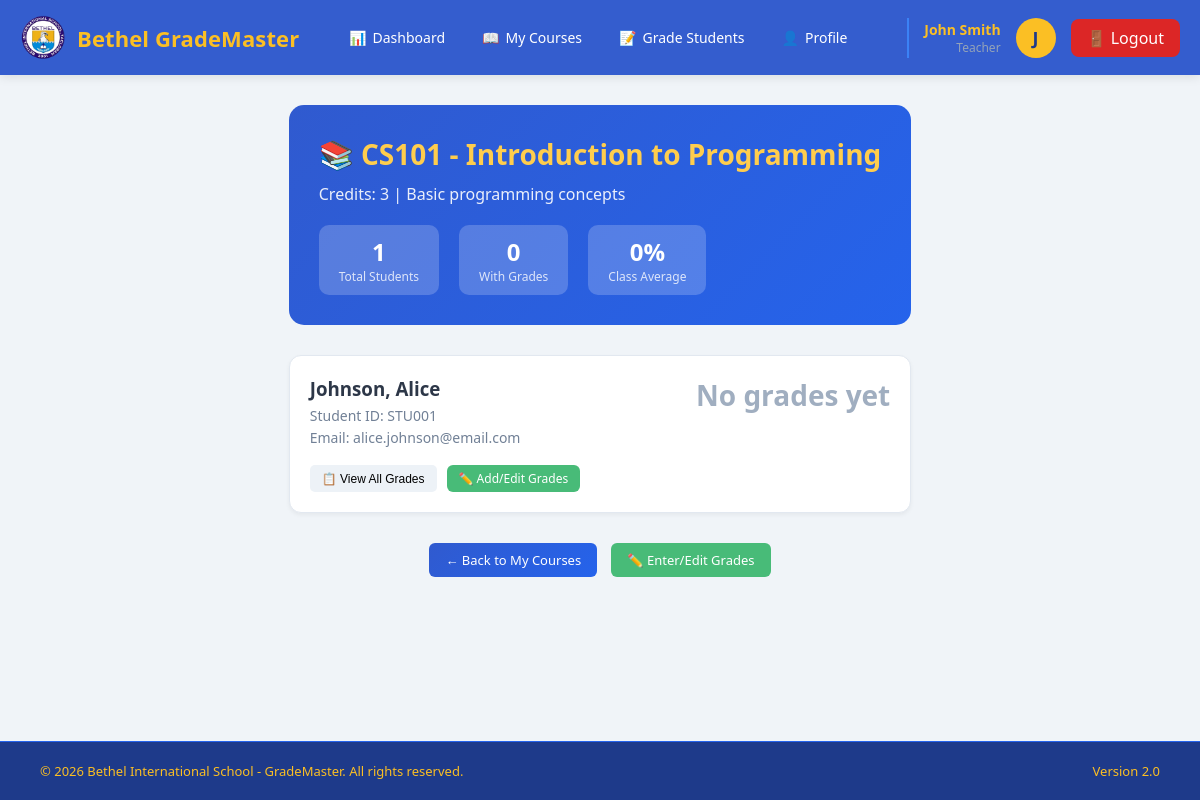
Screenshot of /view_course_students.php?course_id=1 (signed in) with the database file from the repository.
### tables this page shows
CREATE TABLE `courses` (
  `id` int(11) NOT NULL,
  `course_code` varchar(20) NOT NULL,
  `course_name` varchar(100) NOT NULL,
  `credits` int(11) NOT NULL,
  `teacher_id` int(11) DEFAULT NULL,
  `description` text DEFAULT NULL
);

CREATE TABLE `enrollments` (
  `id` int(11) NOT NULL,
  `student_id` int(11) NOT NULL,
  `course_id` int(11) NOT NULL,
  `enrollment_date` date DEFAULT curdate(),
  `semester` varchar(20) DEFAULT NULL,
  `year` int(11) DEFAULT NULL
);

CREATE TABLE `students` (
  `id` int(11) NOT NULL,
  `user_id` int(11) DEFAULT NULL,
  `student_id` varchar(20) NOT NULL,
  `first_name` varchar(50) NOT NULL,
  `last_name` varchar(50) NOT NULL,
  `email` varchar(100) DEFAULT NULL,
  `phone` varchar(20) DEFAULT NULL,
  `address` text DEFAULT NULL,
  `profile_image` varchar(255) DEFAULT NULL,
  `enrollment_date` date DEFAULT NULL
);

### view_course_students.php (the view, shortened to what this page needs)
<?php
require_once 'config/database.php';
$stmt = $pdo->prepare("SELECT id FROM teachers WHERE user_id = ?");
$stmt->execute([$_SESSION['user_id']]);
$teacher = $stmt->fetch();
$teacher_id = $teacher['id'];
$course_id = isset($_GET['course_id']) ? (int)$_GET['course_id'] : 0;
$stmt = $pdo->prepare("SELECT * FROM courses WHERE id = ? AND teacher_id = ?");
$stmt->execute([$course_id, $teacher_id]);
$course = $stmt->fetch();
$stmt = $pdo->prepare("
    SELECT e.id as enrollment_id,
           s.id as student_id,
           s.student_id as student_number,
           s.first_name,
           s.last_name,
           s.email,
           s.phone,
           s.enrollment_date,
           COUNT(g.id) as total_assignments,
           COALESCE(SUM(g.score * g.weight), 0) as weighted_score,
           COALESCE(SUM(g.max_score * g.weight), 0) as weighted_max,
           COALESCE(SUM(g.weight), 0) as total_weight
    FROM enrollments e
    JOIN students s ON e.student_id = s.id
    LEFT JOIN grades g ON e.id = g.enrollment_id
    WHERE e.course_id = ?
    GROUP BY e.id, s.id, s.student_id, s.first_name, s.last_name, s.email, s.phone, s.enrollment_date
    ORDER BY s.last_name, s.first_name
");
$stmt->execute([$course_id]);
$students = $stmt->fetchAll();
include 'includes/header.php';
?>
<div class="container">
    <div class="course-header">
        <h2>📚 <?php echo htmlspecialchars($course['course_code'] . ' - ' . $course['course_name']); ?></h2>
        <p>Credits: <?php echo $course['credits']; ?> | <?php echo htmlspecialchars($course['description'] ?: 'No description'); ?></p>
        <div class="stats-bar">
            <div class="stat-item">
                <div class="stat-number"><?php echo count($students); ?></div>
                <div class="stat-label">Total Students</div>
            </div>
            <div class="stat-item">
                <div class="stat-number">
                    <?php
                    $students_with_grades = 0;
                    echo $students_with_grades;
                    ?>
                </div>
                <div class="stat-label">With Grades</div>
            </div>
            <div class="stat-item">
                <div class="stat-number">
                    <?php
                    $grade_sum = 0;
                    $avg_course_grade = $students_with_grades > 0 ? round($grade_sum / $students_with_grades, 1) : 0;
                    echo $avg_course_grade . '%';
                    ?>
                </div>
                <div class="stat-label">Class Average</div>
            </div>
        </div>
    </div>
    <?php if (count($students) > 0): ?>
        <?php foreach ($students as $student):
            $percentage = $student['total_weight'] > 0
                ? round(($student['weighted_score'] / $student['weighted_max']) * 100, 2)
                : 0;
            $letter_grade = 'N/A';
            $grade_class = '';
            $letter_class = '';
        ?>
            <div class="student-card" id="student-<?php echo $student['student_id']; ?>">
                <div class="student-header">
                    <div class="student-info">
                        <h3><?php echo htmlspecialchars($student['last_name'] . ', ' . $student['first_name']); ?></h3>
                        <p>Student ID: <?php echo htmlspecialchars($student['student_number']); ?></p>
                        <p>Email: <?php echo htmlspecialchars($student['email']); ?></p>
                    </div>
                    <div class="student-grade">
                        <?php if ($student['total_weight'] > 0): ?>
                            <div class="grade-percentage <?php echo $grade_class; ?>">
                                <?php echo $percentage; ?>%
                            </div>
                            <div class="grade-letter <?php echo $letter_class; ?>">
                                <?php echo $letter_grade; ?>
                            </div>
                        <?php else: ?>
                            <div class="grade-percentage" style="color: #a0aec0;">
                                No grades yet
                            </div>
                        <?php endif; ?>
                    </div>
                </div>
                <div class="action-buttons">
                    <button class="expand-btn" onclick="toggleGrades(<?php echo $student['student_id']; ?>)">
                        📋 View All Grades
                    </button>
                    <a href="grade_students.php?course_id=<?php echo $course_id; ?>#student-<?php echo $student['student_id']; ?>"
                       class="view-grades-btn btn-grade btn-sm">
                        ✏️ Add/Edit Grades
                    </a>
                </div>
            </div>
        <?php endforeach; ?>
    <?php endif; ?>
    <div style="text-align: center; margin-top: 30px;">
        <a href="my_courses.php" class="view-grades-btn">← Back to My Courses</a>
        <a href="grade_students.php?course_id=<?php echo $course_id; ?>" class="view-grades-btn btn-grade" style="margin-left: 10px;">✏️ Enter/Edit Grades</a>
    </div>
</div>
<?php include 'includes/footer.php'; ?>

### includes/header.php (style rules this page uses)
* { margin: 0; padding: 0; box-sizing: border-box; }
body { font-family: 'Segoe UI', Tahoma, Geneva, Verdana, sans-serif; background: #f0f4f8; min-height: 100vh; display: flex; flex-direction: column; }
.container { max-width: 1400px; margin: 30px auto; padding: 0 20px; flex: 1; }

### view_course_students.php (style rules this page uses)
.course-header { background: linear-gradient(135deg, #305acf 0%, #2563eb 100%); color: white; padding: 30px; border-radius: 15px; margin-bottom: 30px; transition: transform 0.2s, box-shadow 0.2s; }
.course-header h2 { margin-bottom: 10px; font-size: 28px; color: #ffcd4d; }
.course-header p { opacity: 0.9; margin: 5px 0; }
.stats-bar { display: flex; gap: 20px; margin-top: 20px; flex-wrap: wrap; }
.stat-item { background: rgba(255,255,255,0.2); padding: 10px 20px; border-radius: 10px; text-align: center; }
.stat-number { font-size: 24px; font-weight: bold; }
.stat-label { font-size: 12px; opacity: 0.8; }
.student-card { background: white; border-radius: 12px; padding: 20px; margin-bottom: 20px; box-shadow: 0 2px 4px rgba(0,0,0,0.05); transition: all 0.3s; border: 1px solid #e2e8f0; }
.student-header { display: flex; justify-content: space-between; align-items: start; margin-bottom: 15px; flex-wrap: wrap; gap: 10px; }
.student-info h3 { color: #2d3748; margin-bottom: 5px; }
.student-info p { color: #718096; font-size: 14px; margin: 3px 0; }
.student-grade { text-align: right; }
.grade-percentage { font-size: 28px; font-weight: bold; }
.view-grades-btn { background: linear-gradient(135deg, #305acf 0%, #2563eb 100%); color: white; padding: 8px 16px; border-radius: 6px; text-decoration: none; font-size: 13px; transition: background 0.3s; display: inline-block; }
.btn-grade { background: #48bb78; }
.expand-btn { background: #edf2f7; border: none; padding: 5px 12px; border-radius: 5px; cursor: pointer; font-size: 12px; transition: background 0.3s; }
.action-buttons { display: flex; gap: 10px; margin-top: 10px; }
.btn-sm { padding: 5px 12px; font-size: 12px; }

### rows the page displays
courses: course_code+course_name "CS101 - Introduction to Programming", credits "3", description "Basic programming concepts"
enrollments: student.first_name "Johnson, Alice", student.student_id "STU001", student.email "alice.johnson@email.com"

### other values shown
$full_name "John Smith"
$role "Teacher"
substr($full_name, 0, 1) "J"
count($students) "1"
$students_with_grades "0"
$avg_course_grade "0"
